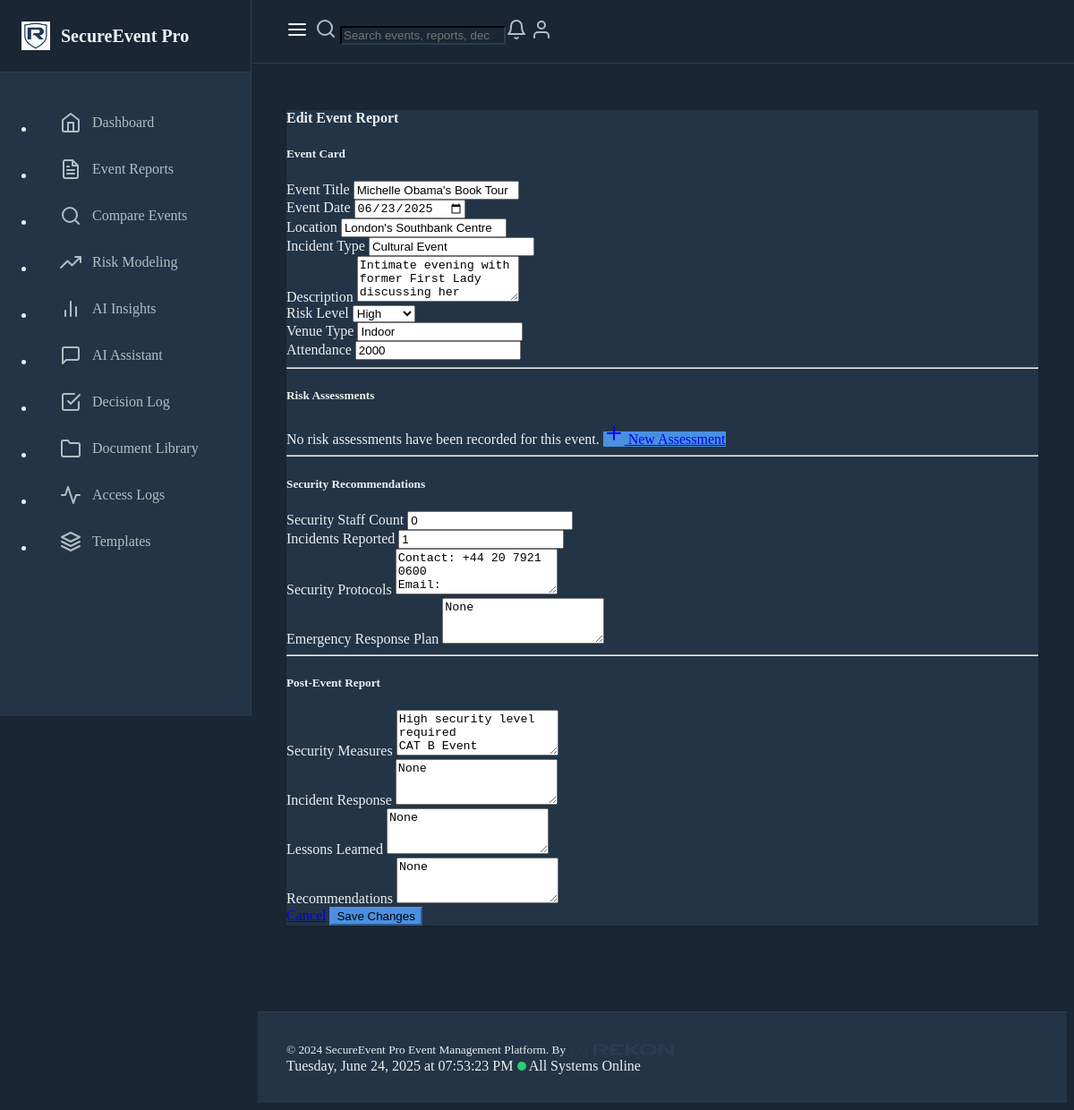
The page /edit-event-report/1 on the database as committed earlier.
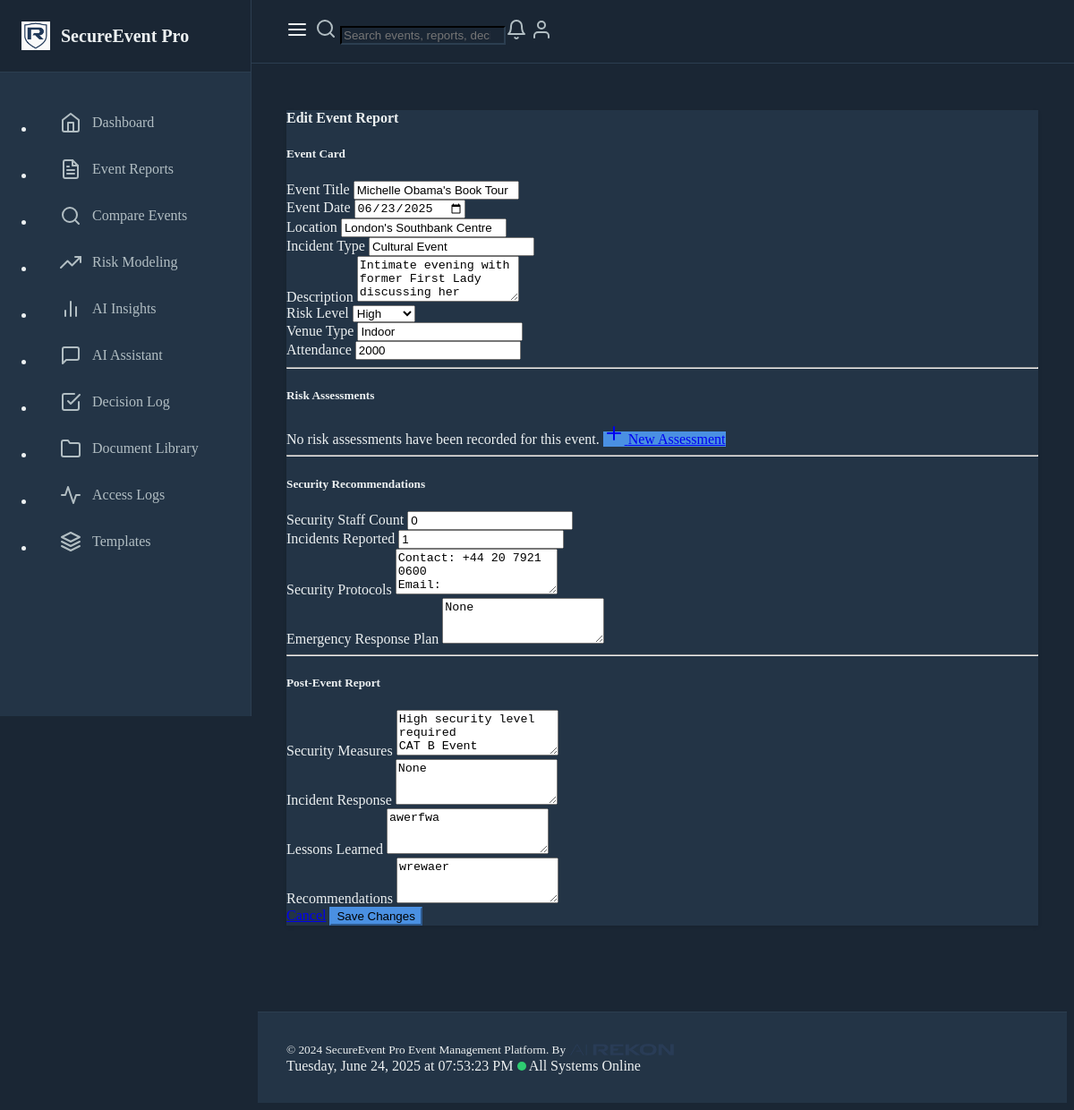
The same page on the database as committed later.
### models.py (models this page shows)
class EventReport(db.Model):
    id = db.Column(db.Integer, primary_key=True)
    title = db.Column(db.String(200), nullable=False)
    date = db.Column(db.DateTime, nullable=False)
    location = db.Column(db.String(200), nullable=False)
    description = db.Column(db.Text, nullable=False)
    risk_level = db.Column(db.String(50), nullable=False)
    incident_type = db.Column(db.String(100), nullable=False)
    created_at = db.Column(db.DateTime, default=datetime.utcnow)
    venue_type = db.Column(db.String(50))
    security_staff_count = db.Column(db.Integer, default=0)
    security_staff_roles = db.Column(db.JSON, default=dict)
    incidents_reported = db.Column(db.Integer, default=0)
    incident_summary = db.Column(db.Text)
    attendance = db.Column(db.Integer)
    security_measures = db.Column(db.Text)
    incident_response = db.Column(db.Text)
    lessons_learned = db.Column(db.Text)
    recommendations = db.Column(db.Text)
    security_protocols = db.Column(db.Text)
    emergency_response_plan = db.Column(db.Text)
    post_event_analysis = db.Column(db.Text)
    activity_logs = db.relationship('ActivityLog', backref='event_report', lazy=True)
    estimated_risk_level = db.Column(db.String(50))
    risk_assessments = db.relationship('RiskAssessment', backref='event_report', lazy=True)

### routes.py (the view, shortened to what this page needs)
@app.route("/edit-event-report/<int:report_id>", methods=["GET", "POST"])
def edit_event_report(report_id):
    report = EventReport.query.get_or_404(report_id)
    return render_template("create_event_report.html", report=report)

### routes.py (called while the page is built)
@app.before_request
def before_request():
    g.start_time = datetime.utcnow()
    g.activity_log = None

@app.after_request
def after_request(response):
    if hasattr(g, "activity_log") and g.activity_log:
        end_activity_tracking(g.activity_log)
    return response

### templates/create_event_report.html (shortened to what the changed rows need)
{% extends "base.html" %}
{% block content %}
<div class="container mt-4">
    <div class="card">
        <div class="card-body">
            <form action="{% if report %}{{ url_for('edit_event_report', report_id=report.id) }}{% else %}{{ url_for('create_event_report') }}{% endif %}" method="POST">
                <div class="row">
                    <div class="col-md-6 mb-3">
                        <label for="title" class="form-label">Event Title</label>
                        <input type="text" class="form-control" id="title" name="title" value="{{ report.title if report else '' }}" required>
                    </div>
                    <div class="col-md-6 mb-3">
                        <label for="date" class="form-label">Event Date</label>
                        <input type="date" class="form-control" id="date" name="date" value="{{ report.date.strftime('%Y-%m-%d') if report else '' }}" required>
                    </div>
                </div>
                <div class="row">
                    <div class="col-md-6 mb-3">
                        <label for="location" class="form-label">Location</label>
                        <input type="text" class="form-control" id="location" name="location" value="{{ report.location if report else '' }}" required>
                    </div>
                    <div class="col-md-6 mb-3">
                        <label for="incident_type" class="form-label">Incident Type</label>
                        <input type="text" class="form-control" id="incident_type" name="incident_type" value="{{ report.incident_type if report else '' }}" required>
                    </div>
                </div>
                <div class="mb-3">
                    <label for="description" class="form-label">Description</label>
                    <textarea class="form-control" id="description" name="description" rows="3" required>{{ report.description if report else '' }}</textarea>
                </div>
                <div class="row">
                    <div class="col-md-4 mb-3">
                        <label for="risk_level" class="form-label">Risk Level</label>
                        <select class="form-select" id="risk_level" name="risk_level" required>
                            {% for level in ['Low','Medium','High'] %}
                            <option value="{{ level }}" {% if report and report.risk_level==level %}selected{% endif %}>{{ level }}</option>
                            {% endfor %}
                        </select>
                    </div>
                    <div class="col-md-4 mb-3">
                        <label for="venue_type" class="form-label">Venue Type</label>
                        <input type="text" class="form-control" id="venue_type" name="venue_type" value="{{ report.venue_type if report else '' }}">
                    </div>
                    <div class="col-md-4 mb-3">
                        <label for="attendance" class="form-label">Attendance</label>
                        <input type="number" class="form-control" id="attendance" name="attendance" value="{{ report.attendance if report else '' }}">
                    </div>
                </div>
                <div class="row">
                    <div class="col-md-6 mb-3">
                        <label for="security_staff_count" class="form-label">Security Staff Count</label>
                        <input type="number" class="form-control" id="security_staff_count" name="security_staff_count" value="{{ report.security_staff_count if report else 0 }}">
                    </div>
                    <div class="col-md-6 mb-3">
                        <label for="incidents_reported" class="form-label">Incidents Reported</label>
                        <input type="number" class="form-control" id="incidents_reported" name="incidents_reported" value="{{ report.incidents_reported if report else 0 }}">
                    </div>
                </div>
                <div class="mb-3">
                    <label for="security_protocols" class="form-label">Security Protocols</label>
                    <textarea class="form-control" id="security_protocols" name="security_protocols" rows="3">{{ report.security_protocols if report else '' }}</textarea>
                </div>
                <div class="mb-3">
                    <label for="emergency_response_plan" class="form-label">Emergency Response Plan</label>
                    <textarea class="form-control" id="emergency_response_plan" name="emergency_response_plan" rows="3">{{ report.emergency_response_plan if report else '' }}</textarea>
                </div>
                <div class="mb-3">
                    <label for="security_measures" class="form-label">Security Measures</label>
                    <textarea class="form-control" id="security_measures" name="security_measures" rows="3">{{ report.security_measures if report else '' }}</textarea>
                </div>
                <div class="mb-3">
                    <label for="incident_response" class="form-label">Incident Response</label>
                    <textarea class="form-control" id="incident_response" name="incident_response" rows="3">{{ report.incident_response if report else '' }}</textarea>
                </div>
                <div class="mb-3">
                    <label for="lessons_learned" class="form-label">Lessons Learned</label>
                    <textarea class="form-control" id="lessons_learned" name="lessons_learned" rows="3">{{ report.lessons_learned if report else '' }}</textarea>
                </div>
                <div class="mb-3">
                    <label for="recommendations" class="form-label">Recommendations</label>
                    <textarea class="form-control" id="recommendations" name="recommendations" rows="3">{{ report.recommendations if report else '' }}</textarea>
                </div>
            </form>
        </div>
    </div>
</div>
{% endblock %}

Rows that differ between the two databases and show on the page:
changed EventReport "Michelle Obama's Book Tour": lessons_learned "None" → "awerfwa"; recommendations "None" → "wrewaer"
